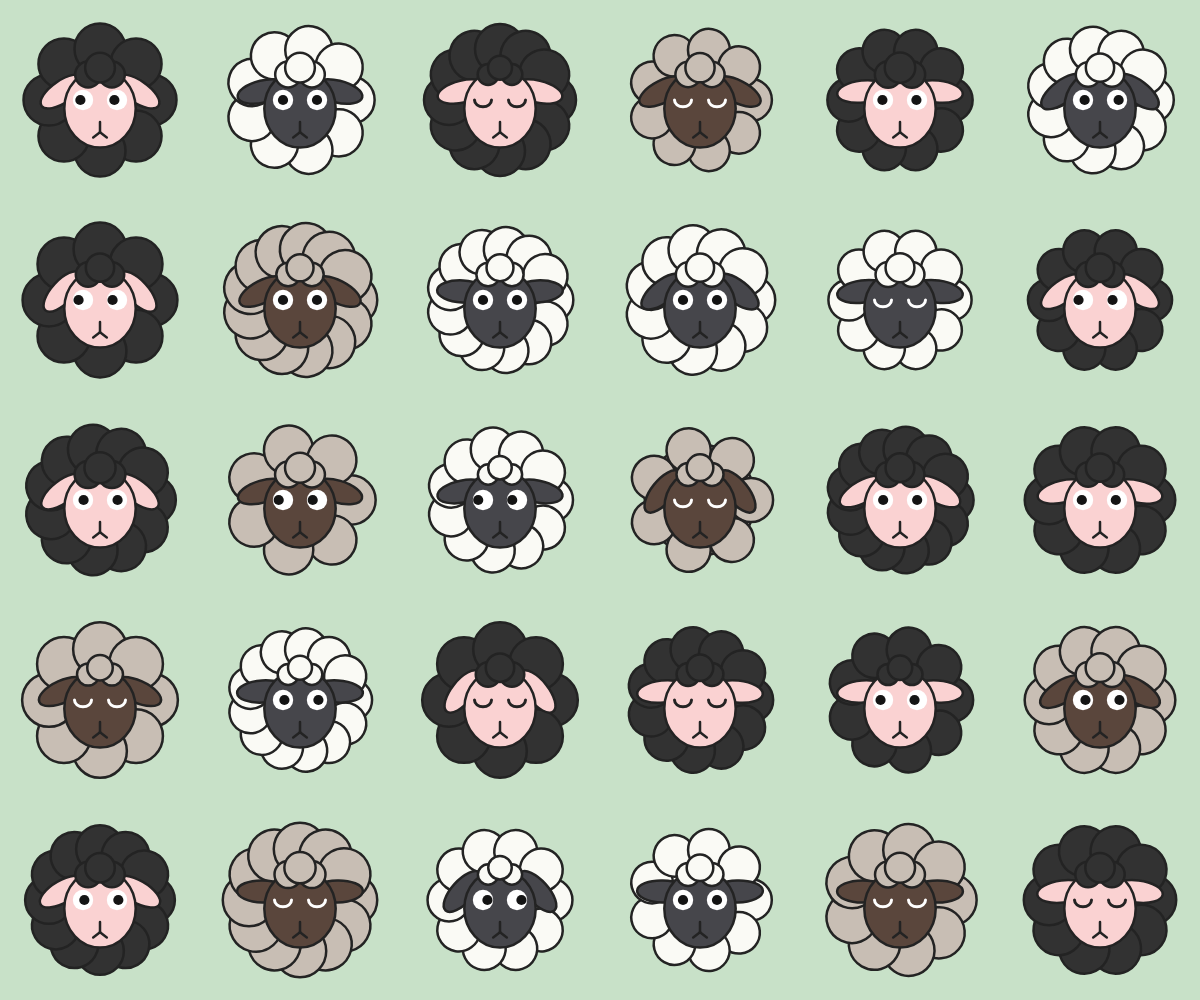
Frame 1 (no input)
Frame 60 (no input): identical to frame 1, image omitted
Frame 120 (the mouse pressed at the canvas centre since frame 60): identical to frame 1, image omitted

The p5.js sketch that drew this single still picture (run headless with seeded random() and noise() and a simulated clock; from frame 60 on, the mouse is pressed at the canvas centre):

// p5.js sketch
// ── sketch.js
function setup() {
  createCanvas(windowWidth, windowHeight);
  angleMode(DEGREES);

  // prato
  background(200, 225, 200);

  let numeroGlifi = 30; //numero di pecore
  let numeroColonne = ceil(sqrt(numeroGlifi));
  let numeroRighe = ceil(numeroGlifi / numeroColonne);

  let dimColonna = windowWidth / numeroColonne;
  let dimRiga = windowHeight / numeroRighe;

  let xCorrente = 0;
  let yCorrente = 0;

  // griglia
  for (let g = 0; g < numeroGlifi; g++) {
    mioGlifo(xCorrente + dimColonna / 2, yCorrente + dimRiga / 2, min(dimColonna, dimRiga) * 0.85);

    xCorrente = xCorrente + dimColonna;

    if (xCorrente >= windowWidth) {
      xCorrente = 0;
      yCorrente = yCorrente + dimRiga;
    }
  }
}

function draw() {

}

// PECORA
function mioGlifo(_x, _y, _size) {
  push();
  translate(_x, _y); // al centro della cella

  stroke(35);
  strokeWeight(2.5);

  // colori
  let tipoColore = round(random(1, 3));
  let coloreLana;
  let coloreMuso;

  if (tipoColore == 1) {
    // pelo bianco, muso nero
    coloreLana = color(250, 250, 245);
    coloreMuso = color(70, 70, 75);
  } else if (tipoColore == 2) {
    // pelo scuro, muso rosa
    coloreLana = color(50, 50, 50);
    coloreMuso = color(250, 210, 210);
  } else {
    // pelo beige, muso marrone 
    coloreLana = color(200, 190, 180);
    coloreMuso = color(90, 70, 60);
  }

  // altre funzioni
  disegnaLana(_size, coloreLana);
  disegnaOrecchie(_size, coloreMuso);
  disegnaMusetto(_size, coloreMuso, coloreLana);
  disegnaOcchi(_size, coloreMuso);

  pop();
}

// corpo
function disegnaLana(_size, coloreLana) {
  fill(coloreLana);

  // cerchio centrale base
  circle(0, 0, _size * 0.65);

  // boccoli di lana radiali
  let numeroBoccoli = round(random(7, 13)); //variabile da 7 a 13 cerchi
  let raggioBoccolo = _size * random(0.24, 0.32);

  for (let i = 0; i < numeroBoccoli; i++) {
    push();
    let rotazione = (360 / numeroBoccoli) * i;
    rotate(rotazione);
    translate(_size * 0.30, 0);
    circle(0, 0, raggioBoccolo);
    pop();
    
  }
  
}

// orecchie
function disegnaOrecchie(_size, coloreMuso) {
  fill(coloreMuso);

  // rotazione casuale
  let angoloOrecchie = random(-25, 35);

  // orecchio sx
  push();
  translate(-_size * 0.22, -_size * 0.05);
  rotate(-30 + angoloOrecchie);
  ellipse(0, 0, _size * 0.30, _size * 0.13);
  pop();

  // orecchio dx
  push();
  translate(_size * 0.22, -_size * 0.05);
  rotate(30 - angoloOrecchie);
  ellipse(0, 0, _size * 0.30, _size * 0.13);
  pop();
}

// muso e ciuffo
function disegnaMusetto(_size, coloreMuso, coloreLana) {
  // forma del muso
  fill(coloreMuso);
  ellipse(0, _size * 0.05, _size * 0.42, _size * 0.46);

  // ciuffetto di lana in testa tra le orecchie
  fill(coloreLana);
  let dimCiuffo = _size * random(0.12, 0.16);
  circle(-_size * 0.07, -_size * 0.15, dimCiuffo);
  circle(_size * 0.07, -_size * 0.15, dimCiuffo);
  circle(0, -_size * 0.19, dimCiuffo * 1.15);

  // naso e bocca
  line(0, _size * 0.13, 0, _size * 0.19);
  line(0, _size * 0.19, -_size * 0.04, _size * 0.22);
  line(0, _size * 0.19, _size * 0.04, _size * 0.22);
}

// occhi
function disegnaOcchi(_size, coloreMuso) {

  noStroke();
  
  let tipoEspressione = round(random(1, 3));
  let distOcchi = _size * 0.10;
  let altezzaOcchi = 0;

  if (tipoEspressione == 1) {
    // occhi spalancati
    fill(255);
    circle(-distOcchi, altezzaOcchi, _size * 0.12);
    circle(distOcchi, altezzaOcchi, _size * 0.12);

    fill(20);
    circle(-distOcchi, altezzaOcchi, _size * 0.06);
    circle(distOcchi, altezzaOcchi, _size * 0.06);

  } else if (tipoEspressione == 2) {
    // occhi laterali
    fill(255);
    circle(-distOcchi, altezzaOcchi, _size * 0.12);
    circle(distOcchi, altezzaOcchi, _size * 0.12);

    fill(20);
    let spostaPupilla = _size * random(-0.03, 0.03);
    circle(-distOcchi + spostaPupilla, altezzaOcchi, _size * 0.06);
    circle(distOcchi + spostaPupilla, altezzaOcchi, _size * 0.06);

  } else {
    // occhi addormentati
    noFill();
    // se il muso è rosa uso nero, se il muso è scuro uso bianco
    if (red(coloreMuso) > 150) {
      stroke(35);
    } else {
      stroke(255);
    }
    strokeWeight(3);
    arc(-distOcchi, altezzaOcchi, _size * 0.10, _size * 0.08, 0, 180);
    arc(distOcchi, altezzaOcchi, _size * 0.10, _size * 0.08, 0, 180);

  }
}
